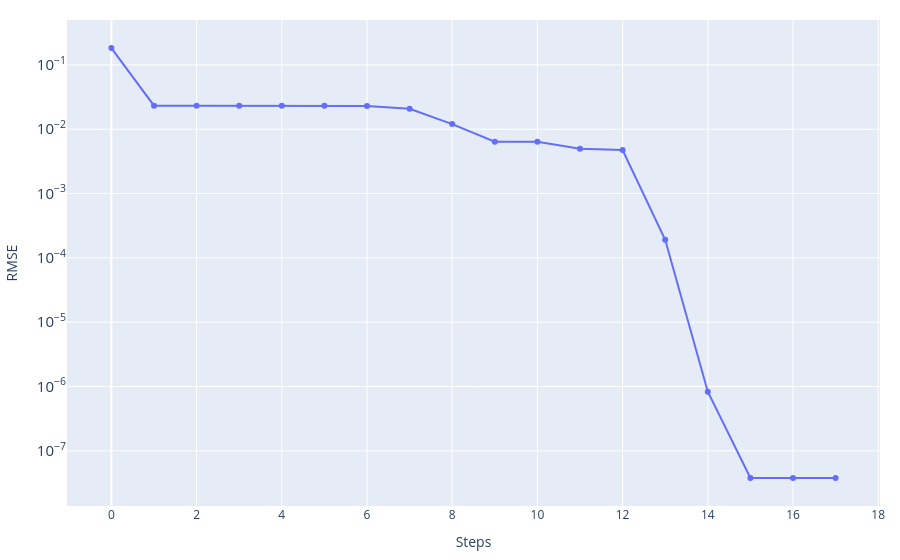
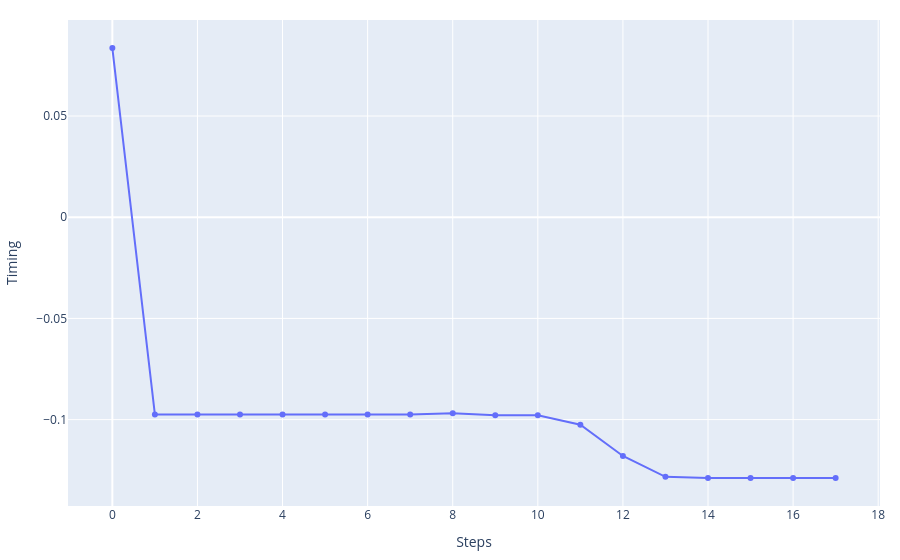
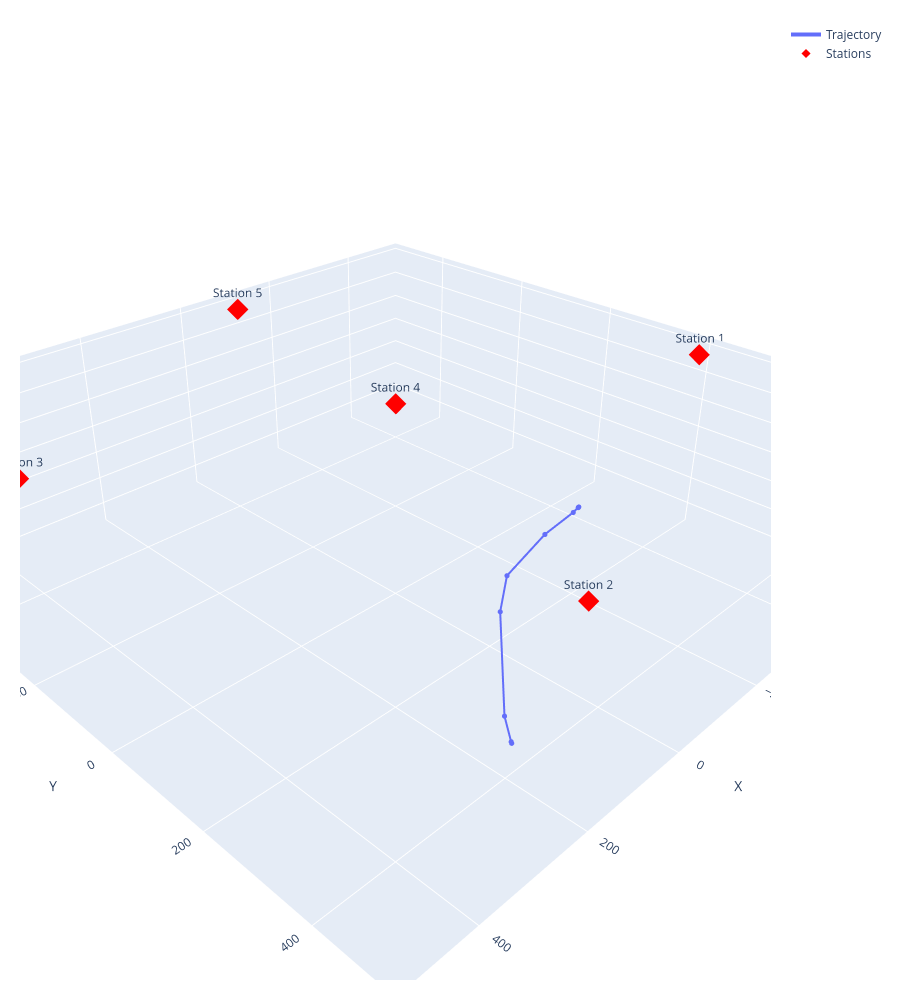

The code cell stored with these charts, in order, in its notebook:
### Code cell
event_best_GN, history_GN, cost_story_GN, misfit_fin_GN = Gauss_Newton.Gauss_Newton(
    stations=stations_norm,
    event_test=np.copy(event_ini),
    n_iteration=1_000,
    steps=np.array([1.0, 1.0, 1.0, 0.0005]),
    vp=vp)

print('Best fitt with:')
print(f'\t- RMSE = {misfit_fin_GN}')
print(f'\t- Event = {event_best_GN}')

_ = graphics.history_2d(cost_story_GN, 'RMSE', log_y=True)
_ = graphics.history_2d(history_GN[:, 3], 'Timing')
_ = graphics.history_3d(history_GN[:, :3], stations_norm)

### Figure 1 — Plotly figure (JSON) as saved in the notebook; plotly's stock layout.template omitted (floating-point values rounded to 4 significant figures)
{"data": [{"mode": "lines+markers", "name": "RMSE", "type": "scatter", "x": [0, 1, 2, 3, 4, 5, 6, 7, 8, 9, 10, 11, 12, 13, 14, 15, 16, 17], "y": [0.1826, 0.02321, 0.02321, 0.02321, 0.02321, 0.02318, 0.02293, 0.02073, 0.012, 0.00639, 0.00639, 0.004955, 0.004733, 0.0001907, 8.309e-07, 3.786e-08, 3.786e-08, 3.786e-08]}], "layout": {"hovermode": "x unified", "margin": {"b": 20, "l": 20, "r": 20, "t": 20}, "title": {}, "xaxis": {"showgrid": true, "title": {"text": "Steps"}}, "yaxis": {"exponentformat": "power", "showgrid": true, "title": {"text": "RMSE"}, "type": "log"}}}

### Figure 2 — Plotly figure (JSON) as saved in the notebook; plotly's stock layout.template omitted (floating-point values rounded to 4 significant figures)
{"data": [{"mode": "lines+markers", "name": "Timing", "type": "scatter", "x": [0, 1, 2, 3, 4, 5, 6, 7, 8, 9, 10, 11, 12, 13, 14, 15, 16, 17], "y": [0.08359, -0.09747, -0.09749, -0.09749, -0.09749, -0.09749, -0.09749, -0.09748, -0.09682, -0.09782, -0.09782, -0.1025, -0.1179, -0.1283, -0.1288, -0.1288, -0.1288, -0.1288]}], "layout": {"hovermode": "x unified", "margin": {"b": 20, "l": 20, "r": 20, "t": 20}, "title": {}, "xaxis": {"showgrid": true, "title": {"text": "Steps"}}, "yaxis": {"exponentformat": "power", "showgrid": true, "title": {"text": "Timing"}, "type": "linear"}}}

### Figure 3 — Plotly figure (JSON) as saved in the notebook; plotly's stock layout.template omitted (floating-point values rounded to 4 significant figures)
{"data": [{"customdata": ["0", "1", "2", "3", "4", "5", "6", "7", "8", "9", "10", "11", "12", "13", "14", "15", "16", "17"], "hovertemplate": "<b>Step %{customdata}</b><br>X: %{x:.2f}<br>Y: %{y:.2f}<br>Z: %{z:.2f}<extra></extra>", "line": {"width": 4}, "marker": {"size": 3}, "mode": "lines+markers", "name": "Trajectory", "type": "scatter3d", "x": [-27.43, -27.43, -27.43, -27.43, -27.41, -27.24, -25.58, -10.89, 54.57, 115.1, 115.1, 129.8, 143.0, 151.2, 151.9, 151.9, 151.9, 151.9], "y": [318.9, 318.9, 318.9, 318.9, 318.9, 318.9, 319.3, 322.3, 327.1, 316.9, 316.9, 320.9, 348.3, 368.4, 370.0, 370.0, 370.0, 370.0], "z": [-56.47, -56.47, -56.47, -56.47, -56.47, -56.48, -56.5, -56.79, -60.74, -101.1, -101.1, -147.9, -296.7, -323.4, -324.9, -324.9, -324.9, -324.9]}, {"hovertemplate": "<b>%{text}</b><br>X: %{x:.2f}<br>Y: %{y:.2f}<br>Z: %{z:.2f}<extra></extra>", "marker": {"color": "red", "size": 7, "symbol": "diamond"}, "mode": "markers+text", "name": "Stations", "text": ["Station 1", "Station 2", "Station 3", "Station 4", "Station 5"], "textposition": "top center", "type": "scatter3d", "x": [-500.0, 200.0, 500.0, 0.0, -100.0], "y": [200.0, 500.0, -200.0, 0.0, -500.0], "z": [-10.0, -10.0, -10.0, 0.0, -10.0]}], "layout": {"height": 1000, "margin": {"b": 20, "l": 20, "r": 20, "t": 20}, "scene": {"aspectmode": "data", "camera": {"eye": {"x": 1.5, "y": 1.5, "z": 1.2}}, "xaxis": {"showgrid": true, "title": {"text": "X"}}, "yaxis": {"showgrid": true, "title": {"text": "Y"}}, "zaxis": {"showgrid": true, "title": {"text": "Z"}}}, "title": {}}}
